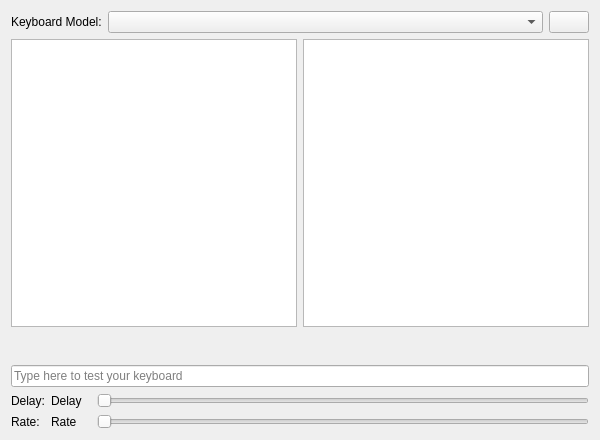
<?xml version="1.0" encoding="UTF-8"?>
<ui version="4.0">
 <class>PageKeyboard</class>
 <widget class="QWidget" name="PageKeyboard">
  <property name="geometry">
   <rect>
    <x>0</x>
    <y>0</y>
    <width>600</width>
    <height>440</height>
   </rect>
  </property>
  <property name="windowTitle">
   <string notr="true"/>
  </property>
  <layout class="QVBoxLayout" name="verticalLayout">
   <item>
    <layout class="QHBoxLayout" name="horizontalLayout_2">
     <property name="topMargin">
      <number>0</number>
     </property>
     <item>
      <widget class="QLabel" name="label">
       <property name="text">
        <string>Keyboard Model:</string>
       </property>
      </widget>
     </item>
     <item>
      <widget class="QComboBox" name="modelComboBox">
       <property name="sizePolicy">
        <sizepolicy hsizetype="Expanding" vsizetype="Fixed">
         <horstretch>0</horstretch>
         <verstretch>0</verstretch>
        </sizepolicy>
       </property>
      </widget>
     </item>
     <item>
      <widget class="QPushButton" name="buttonRestore">
       <property name="text">
        <string/>
       </property>
       <property name="icon">
        <iconset>
         <normaloff>:/images/resources/restore.png</normaloff>:/images/resources/restore.png</iconset>
       </property>
       <property name="iconSize">
        <size>
         <width>18</width>
         <height>18</height>
        </size>
       </property>
      </widget>
     </item>
    </layout>
   </item>
   <item>
    <layout class="QHBoxLayout" name="horizontalLayout_4">
     <item>
      <widget class="QListView" name="layoutsListView"/>
     </item>
     <item>
      <widget class="QListView" name="variantsListView"/>
     </item>
    </layout>
   </item>
   <item>
    <layout class="QHBoxLayout" name="horizontalLayout">
     <property name="spacing">
      <number>0</number>
     </property>
     <property name="topMargin">
      <number>6</number>
     </property>
     <property name="bottomMargin">
      <number>6</number>
     </property>
     <item>
      <spacer name="horizontalSpacer_2">
       <property name="orientation">
        <enum>Qt::Horizontal</enum>
       </property>
       <property name="sizeType">
        <enum>QSizePolicy::Minimum</enum>
       </property>
       <property name="sizeHint" stdset="0">
        <size>
         <width>0</width>
         <height>20</height>
        </size>
       </property>
      </spacer>
     </item>
     <item>
      <layout class="QVBoxLayout" name="KBPreviewLayout"/>
     </item>
     <item>
      <spacer name="horizontalSpacer">
       <property name="orientation">
        <enum>Qt::Horizontal</enum>
       </property>
       <property name="sizeType">
        <enum>QSizePolicy::Minimum</enum>
       </property>
       <property name="sizeHint" stdset="0">
        <size>
         <width>0</width>
         <height>20</height>
        </size>
       </property>
      </spacer>
     </item>
    </layout>
   </item>
   <item>
    <widget class="QLineEdit" name="LE_TestKeyboard">
     <property name="font">
      <font>
       <weight>50</weight>
       <bold>false</bold>
      </font>
     </property>
     <property name="inputMask">
      <string/>
     </property>
     <property name="text">
      <string/>
     </property>
     <property name="placeholderText">
      <string>Type here to test your keyboard</string>
     </property>
    </widget>
   </item>
   <item>
    <layout class="QFormLayout" name="formLayout">
     <item row="0" column="0">
      <widget class="QLabel" name="label_4">
       <property name="text">
        <string>Delay:</string>
       </property>
      </widget>
     </item>
     <item row="0" column="1">
      <layout class="QHBoxLayout" name="horizontalLayout_3">
       <property name="topMargin">
        <number>0</number>
       </property>
       <item>
        <widget class="QLabel" name="label_2">
         <property name="minimumSize">
          <size>
           <width>40</width>
           <height>0</height>
          </size>
         </property>
         <property name="text">
          <string>Delay</string>
         </property>
        </widget>
       </item>
       <item>
        <widget class="QSlider" name="sliderDelay">
         <property name="toolTip">
          <string>Set delay</string>
         </property>
         <property name="minimum">
          <number>5</number>
         </property>
         <property name="maximum">
          <number>1000</number>
         </property>
         <property name="orientation">
          <enum>Qt::Horizontal</enum>
         </property>
        </widget>
       </item>
      </layout>
     </item>
     <item row="1" column="0">
      <widget class="QLabel" name="label_5">
       <property name="text">
        <string>Rate:</string>
       </property>
      </widget>
     </item>
     <item row="1" column="1">
      <layout class="QHBoxLayout" name="horizontalLayout_5">
       <property name="topMargin">
        <number>0</number>
       </property>
       <item>
        <widget class="QLabel" name="label_3">
         <property name="minimumSize">
          <size>
           <width>40</width>
           <height>0</height>
          </size>
         </property>
         <property name="text">
          <string>Rate  </string>
         </property>
        </widget>
       </item>
       <item>
        <widget class="QSlider" name="sliderRate">
         <property name="toolTip">
          <string>Set Rate</string>
         </property>
         <property name="minimum">
          <number>5</number>
         </property>
         <property name="orientation">
          <enum>Qt::Horizontal</enum>
         </property>
        </widget>
       </item>
      </layout>
     </item>
    </layout>
   </item>
  </layout>
 </widget>
 <tabstops>
  <tabstop>buttonRestore</tabstop>
 </tabstops>
 <resources/>
 <connections/>
</ui>
